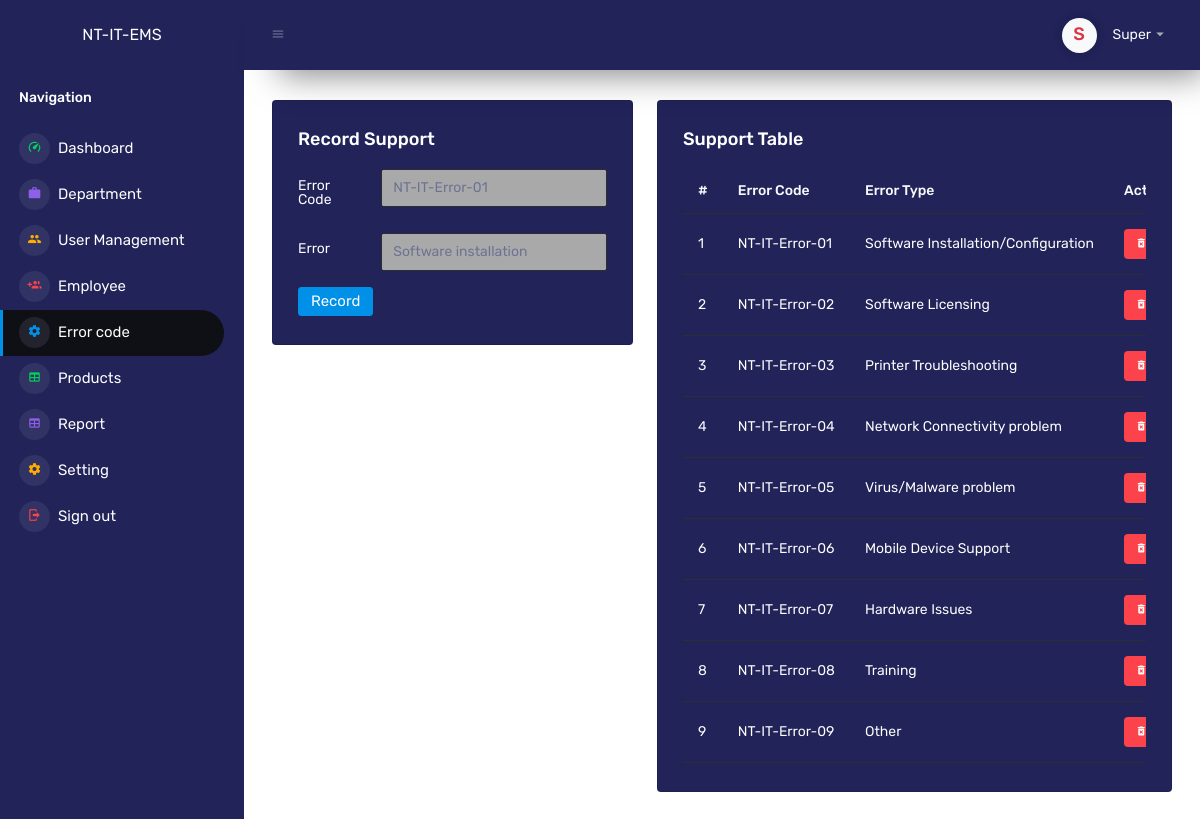
Before: /dashboard/errorCode.php (signed in) with the older database file.
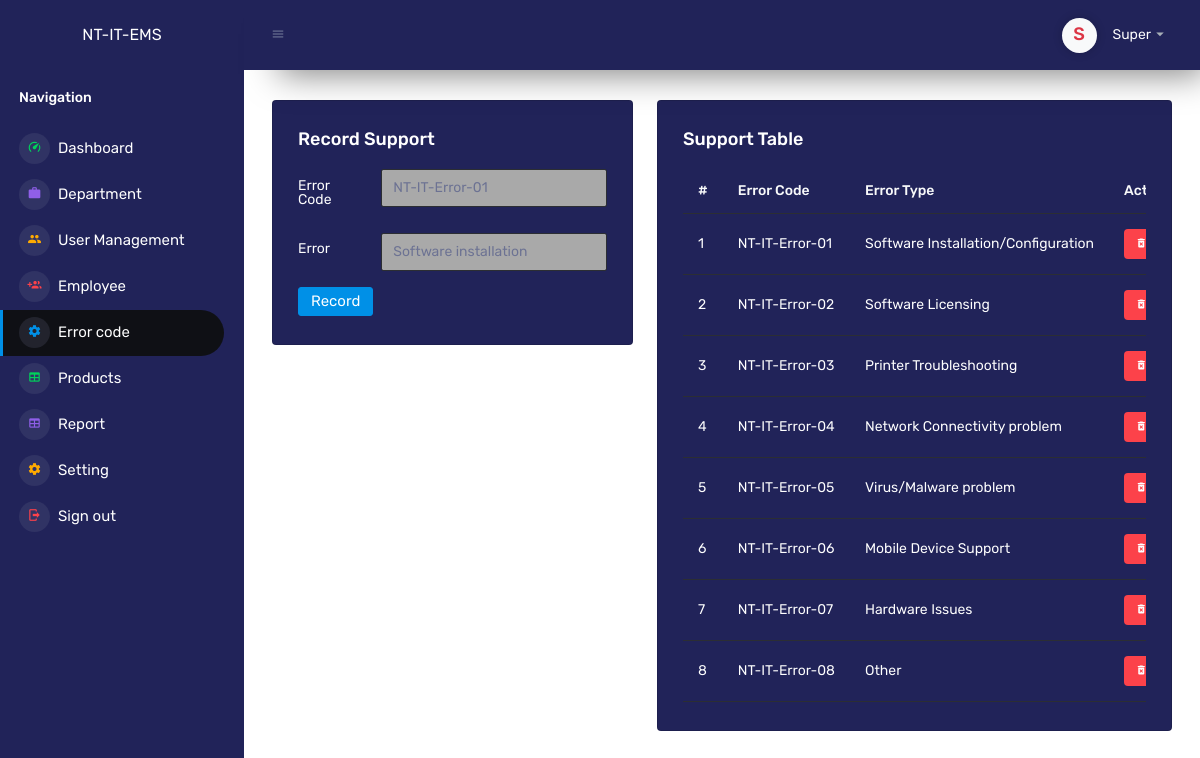
After: the same page with the newer database file.
### tables this page shows
CREATE TABLE `error` (
  `error_code` varchar(255) NOT NULL,
  `error_type` varchar(255) NOT NULL
);

### dashboard/errorCode.php (the view, shortened to what this page needs)
<?php
$connect = new dbConnect();
$db = $connect->dbConnection();
?>
<!DOCTYPE html>
<html lang="en">
<head>
    <link rel="stylesheet" href="../assets/vendors/mdi/css/materialdesignicons.min.css">
    <link rel="stylesheet" href="../assets/vendors/css/vendor.bundle.base.css">
    <link rel="stylesheet" href="../assets/vendors/jvectormap/jquery-jvectormap.css">
    <link rel="stylesheet" href="../assets/vendors/flag-icon-css/css/flag-icon.min.css">
    <link rel="stylesheet" href="../assets/vendors/owl-carousel-2/owl.carousel.min.css">
    <link rel="stylesheet" href="../assets/vendors/owl-carousel-2/owl.theme.default.min.css">
    <link rel="stylesheet" href="../assets/css/style.css">
	<link rel="stylesheet" href="../assets/css/u.css">
</head>
<body>
    <div class="container-scroller">
        <?php include 'sidebar.php'; ?>
        <div class="container-fluid page-body-wrapper">
            <?php include '_navbar.php'; ?>
<div class="main-panel">
    <div class="content-wrapper" style="background-color: #ffff;">
        <div class="row">
            <div class="col-md-5 grid-margin">
                <div class="card" style="background-color: #212359; color: #ffff;">
                    <div class="card-body">
                        <h4 class="card-title"><?php echo isset($_GET['id']) ? "Update Support Record" : "Record Support" ?></h4>
                        <form class="forms-sample" action="../backend/recordError.php" method="post" enctype="multipart/form-data">
                            <div class="form-group row">
                                <label for="exampleInputUsername2" class="col-sm-3 col-form-label">Error Code</label>
                                <div class="col-sm-9">
                                    <input type="text" class="form-control" style="background-color: darkgray;" id="exampleInputUsername2" name="ecode" placeholder="NT-IT-Error-01" value="<?php echo isset($_GET['id']) ? $employeeData['name'] : '' ?>">
                                </div>
                            </div>
                            <div class="form-group row">
                                <label for="exampleInputUsername2" class="col-sm-3 col-form-label">Error</label>
                                <div class="col-sm-9">
                                    <input type="text" class="form-control" style="background-color: darkgray;" id="exampleInputUsername2" name="error" placeholder="Software installation" value="<?php echo isset($_GET['id']) ? $employeeData['email'] : '' ?>">
                                </div>
                            </div>
                            <button type="submit" class="btn btn-primary me-2"><?php echo isset($_GET['id']) ? "Update Record" : "Record" ?></button>
                        </form>
                    </div>
                </div>
            </div>
        <div class="col-lg-7 grid-margin stretch-card">
            <div class="card" style="background-color: #212359; color: #ffff;">
                <div class="card-body">
                    <h4 class="card-title">Support Table</h4>
                    <div class="table-responsive">
                        <table class="table" style="color: #ffff;">
                            <thead>
                                <tr>
                                    <th class="text-light">#</th>
                                    <th class="text-light">Error Code</th>
                                    <th class="text-light">Error Type</th>
                                    <th class="text-light">Action</th>
                                </tr>
                            </thead>
                            <tbody>
                                <?php
                                $no = 0;
                                $stm = $db->prepare("SELECT * FROM error");
                                $stm->execute();
                                foreach ($stm->fetchAll() as $i => $row) {
                                    $no = $no + 1;
                                ?>
                                    <tr>
                                        <td><?php echo $no ?></td>
                                        <td><?php echo $row['error_code'] ?></td>
                                        <td><?php echo $row['error_type'] ?></td>
                                        <td>
                                            <a href="../backend/removeError.php?id=<?php echo $row['error_code'] ?>">
                                                <label class="badge badge-danger pointer"><i class="mdi mdi-delete-forever"></i></label></a>
                                        </td>
                                    </tr>
                                <?php  }
                                ?>
                            </tbody>
                        </table>
                    </div>
                </div>
            </div>
        </div>
    </div>
</div>
</div>
</div>
</body>
</html>

Changed rows visible on the page:
removed error: error_code "NT-IT-Error-09", error_type "Other"
changed error "NT-IT-Error-08": error_type "Training" → "Other"
